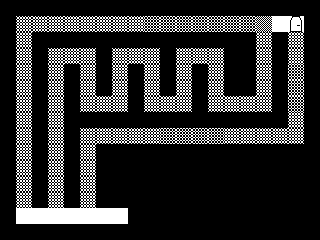

Rendered tile map (Tiled .tmx) drawn with the repository's tilesets; below, a short description and the full map source, tile grids included:
An orthogonal 20x15 tile map with 16x16 px tiles, 1 tile layer (Ground) and 1 object (PlayerStartingPosition).

<map version="1.0" orientation="orthogonal" width="20" height="15" tilewidth="16" tileheight="16">
 <properties>
  <property name="gravity" value="10" />
  <property name="nextMap" value="map3.tmx" />
 </properties>
 <tileset firstgid="1" name="Tileset" tilewidth="16" tileheight="16">
  <image source="../assets/tiles.png" width="32" height="48" />
  <tile id="0">
   <properties>
    <property name="blastable" value="0" />
    <property name="name" value="Wall" />
    <property name="obstacle" value="1" />
   </properties>
  </tile>
  <tile id="1">
   <properties>
    <property name="blastable" value="0" />
    <property name="name" value="Floor" />
    <property name="obstacle" value="0" />
   </properties>
  </tile>
  <tile id="2">
   <properties>
    <property name="blastTo" value="Floor" />
    <property name="blastable" value="1" />
    <property name="name" value="BlastableWall" />
    <property name="obstacle" value="1" />
   </properties>
  </tile>
  <tile id="3">
   <properties>
    <property name="name" value="Door" />
    <property name="obstacle" value="0" />
   </properties>
  </tile>
  <tile id="4">
   <properties>
    <property name="blastTo" value="Floor" />
    <property name="blastable" value="1" />
    <property name="chainBlast" value="1" />
    <property name="name" value="ChainBlastableWall" />
    <property name="obstacle" value="1" />
   </properties>
  </tile>
  <tile id="5">
   <properties>
    <property name="blastTo" value="Wall" />
    <property name="blastable" value="1" />
    <property name="chainBlast" value="1" />
    <property name="name" value="BlastToWall" />
    <property name="obstacle" value="1" />
   </properties>
  </tile>
 </tileset>
 <layer name="Ground" width="20" height="15">
  <data encoding="csv">
1,1,1,1,1,1,1,1,1,1,1,1,1,1,1,1,1,1,1,1,
1,5,5,5,5,5,5,5,5,6,6,6,6,6,6,6,3,2,4,1,
1,5,1,1,1,1,1,1,1,1,1,1,1,1,1,1,5,1,5,1,
1,5,1,5,5,5,1,5,5,5,1,5,5,5,1,1,5,1,5,1,
1,5,1,5,1,5,1,5,1,5,1,5,1,5,1,1,5,1,6,1,
1,5,1,5,1,5,1,5,1,5,1,5,1,5,1,1,5,1,6,1,
1,5,1,5,1,5,5,5,1,5,5,5,1,5,5,5,5,1,6,1,
1,5,1,5,1,1,1,1,1,1,1,1,1,1,1,1,1,1,5,1,
1,5,1,5,1,5,5,5,5,5,6,6,6,6,5,5,5,5,5,1,
1,5,1,5,1,5,1,1,1,1,1,1,1,1,1,1,1,1,1,1,
1,5,1,5,1,5,1,1,1,1,1,1,1,1,1,1,1,1,1,1,
1,5,1,5,1,5,1,1,1,1,1,1,1,1,1,1,1,1,1,1,
1,5,1,5,1,5,1,1,1,1,1,1,1,1,1,1,1,1,1,1,
1,2,2,2,2,2,2,2,1,1,1,1,1,1,1,1,1,1,1,1,
1,1,1,1,1,1,1,1,1,1,1,1,1,1,1,1,1,1,1,1
</data>
 </layer>
 <objectgroup name="Objects" width="20" height="15">
  <object name="Player" type="PlayerStartingPosition" x="16" y="208" width="16" height="16">
   <properties>
    <property name="number" value="0" />
   </properties>
  </object>
 </objectgroup>
</map>
